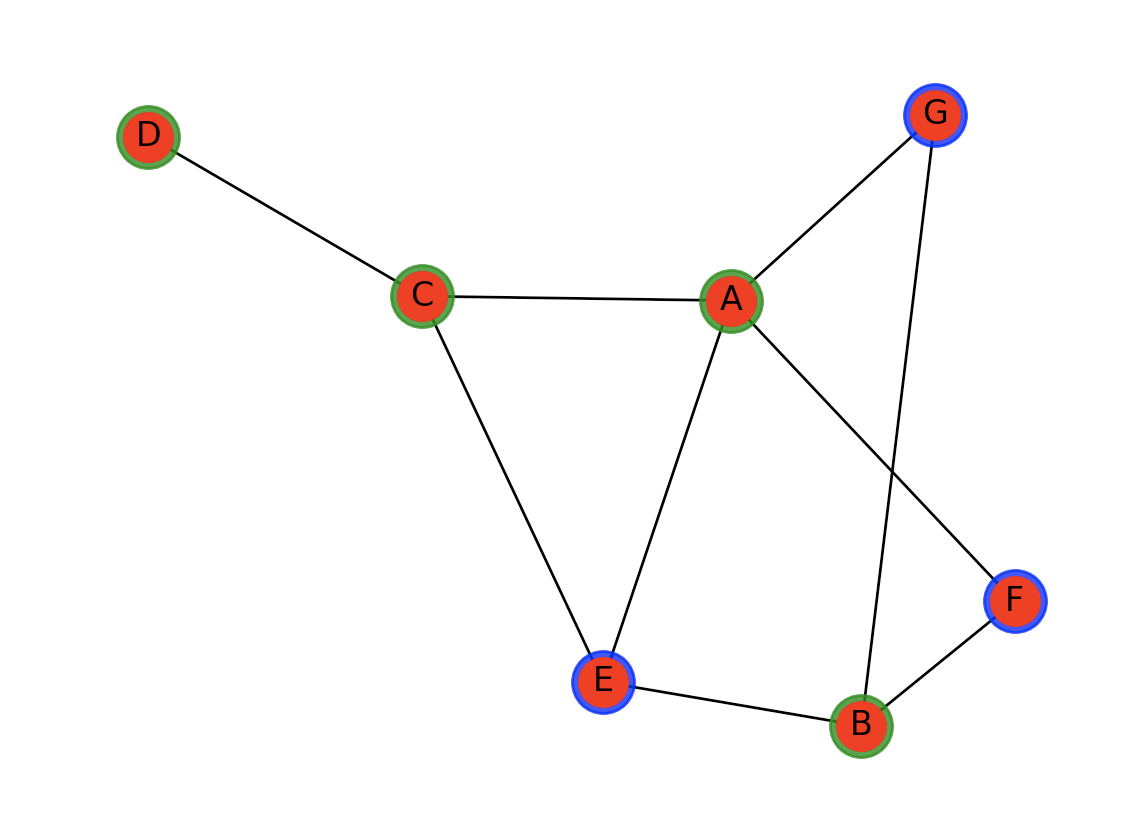

Python code for this plot:
import igraph
import networkx as nx
import matplotlib.pyplot as plt
import pandas as pd
import networkx as nx
import csv
from operator import itemgetter
import igraph

df = pd.DataFrame({'E': ['A', 'B', 'C' ],
                   'C': ['D', 'A', 'E'],
                   'A': ['E', 'F', 'G'],
                   'B': ['E', 'F', 'G'],})


# Build your graph
G = nx.from_dict_of_lists(df)
pos = nx.spring_layout(G)
# Plot it
nx.draw_networkx_nodes(G,pos,
                       nodelist=["A","B", "C", "D"],
                       node_color='g',
                       node_size=500,
                   alpha=0.8)
nx.draw_networkx_nodes(G,pos,
                       nodelist=["E","F","G"],
                       node_color='b',
                       node_size=500,
                   alpha=0.8)
nx.draw(G,pos, with_labels=True)

plt.show()
